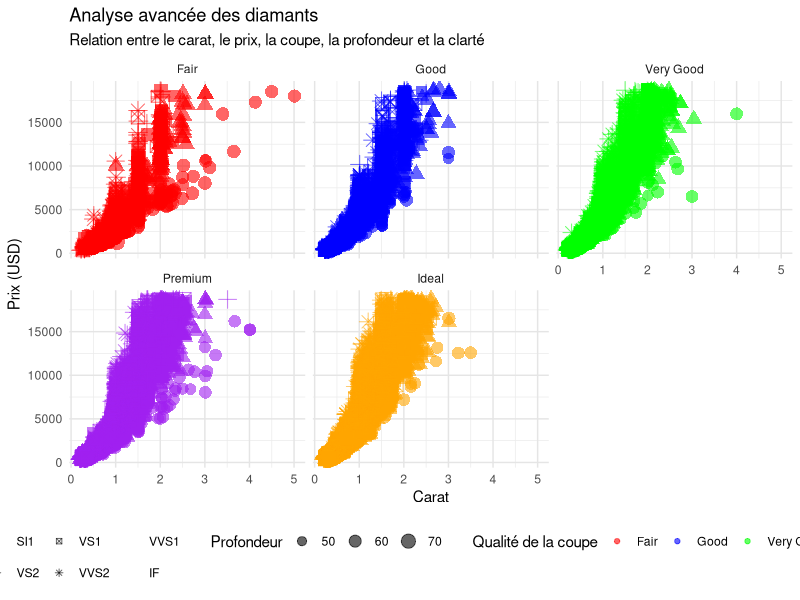
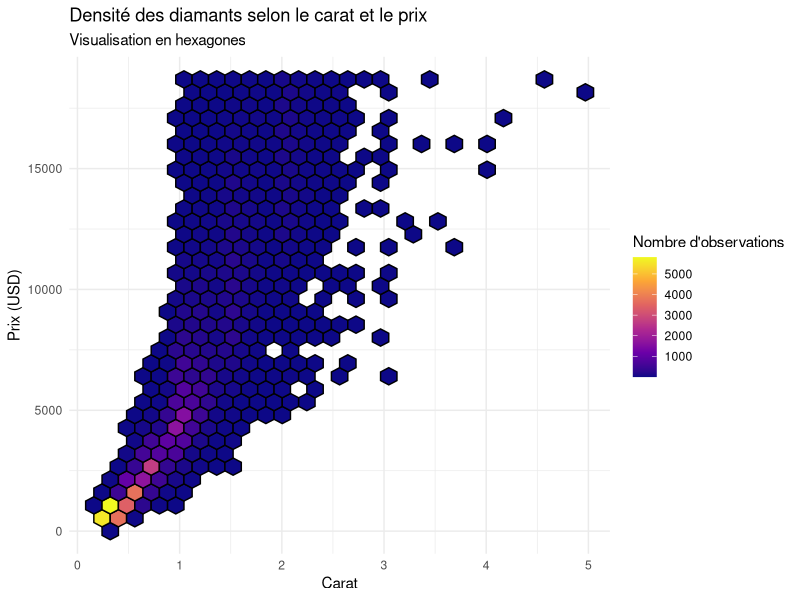

Reproduce these figures in R, in order.
## ---- chunk 1
knitr::opts_chunk$set(echo = TRUE, warning = FALSE)
library(knitr)
library(ade4)
library(FactoMineR)
## ---- chunk 2
library(ggplot2)
data("diamonds")
## ---- chunk 3
head(diamonds)
## ---- chunk 4

# Création d'un graphique avancé avec plusieurs dimensions
plot <- ggplot(diamonds, aes(x = carat, y = price, color = cut, size = depth, shape = clarity)) +
  geom_point(alpha = 0.6) +  # Ajout de points avec une transparence de 60%
  labs(
    title = "Analyse avancée des diamants",
    subtitle = "Relation entre le carat, le prix, la coupe, la profondeur et la clarté",
    x = "Carat",
    y = "Prix (USD)",
    color = "Qualité de la coupe",
    size = "Profondeur",
    shape = "Clarté"
  ) +
  theme_minimal() +  # Application d'un thème épuré
  scale_color_manual(values = c("Fair" = "red", "Good" = "blue", "Very Good" = "green", "Premium" = "purple", "Ideal" = "orange")) +
  scale_size_continuous(range = c(1, 5)) +  # Ajustement de la taille des points
  facet_wrap(~ cut) +  # Séparation en sous-graphiques par qualité de coupe
  theme(legend.position = "bottom", panel.grid.major = element_line(color = "grey90"))

# Affichage du graphique
print(plot)

## ---- chunk 5

library(ggplot2)

# Création du graphique
f <- ggplot(diamonds, aes(x = carat, y = price)) +
  geom_hex(aes(fill = after_stat(count)), color = "black") +  # Ajout de contours noirs aux hexagones
  scale_fill_viridis_c(option = "C") +  # Palette de couleurs améliorée
  labs(
    title = "Densité des diamants selon le carat et le prix",
    subtitle = "Visualisation en hexagones",
    x = "Carat",
    y = "Prix (USD)",
    fill = "Nombre d'observations"
  ) +
  theme_minimal() +  # Appliquer un thème propre
  theme(legend.position = "right")  # Déplacer la légende sur le côté droit

# Affichage du graphique
print(f)
